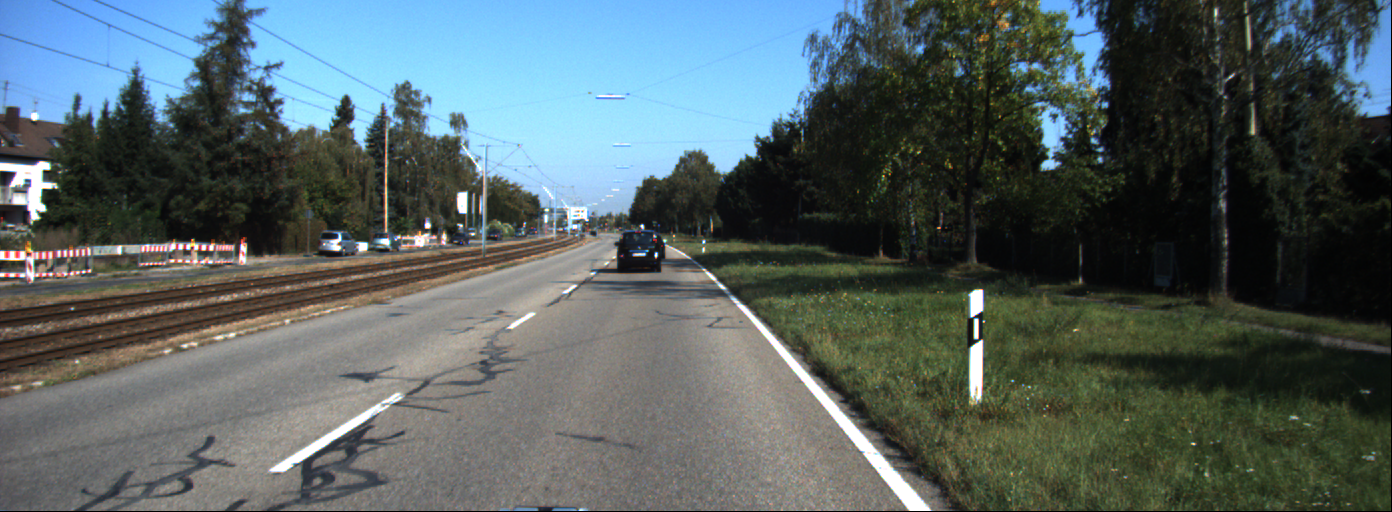
#> input picture media/input/image_data01/0000000000.png, 1392 x 512 px, given in place of Video1.mp4, which was not available
$ python Lane_Detection.py   (older library calls are emulated)
#> lines starting #> are read from the running program, lines starting #| are printed output that depends on the picture; after the words box and inside, x2 and y2 are one past the last pixel; in counts of white or black regions, pixels touching at a corner belong together; pictures that were not available may be replaced by others from this repository, and a replacement may not be noted
import cv2
import numpy as np

#K = np.array([[1154.22732, 0, 671.627794], [0, 1148.18221, 386.046312], [0, 0, 1]])
#D = np.array([[-2.42565104e-01, -4.77893070e-02, -1.31388084e-03, -8.79107779e-05, 2.20573263e-02]])
K = np.array([[903.7596, 0, 695.7519], [0, 901.9653, 224.2509], [0, 0, 1]])
D = np.array([[-3.639558e-01, 1.788651e-01, 6.029694e-04, -3.922424e-04, -5.382460e-02]])


#cap = cv2.VideoCapture("Video2.mp4")
cap = cv2.VideoCapture("Video1.mp4")

w = int(cap.get(3))
h = int(cap.get(4))
fourcc = cv2.VideoWriter_fourcc(*'mp4v')
#fps = 29.97
fps = 15
dim = (w, h)

#out = cv2.VideoWriter('OutputLaneDetection2.mp4', fourcc, fps, dim)
out = cv2.VideoWriter('OutputLaneDetection1.mp4', fourcc, fps, dim)

font = cv2.FONT_HERSHEY_SIMPLEX


def thresh(img):
    global K, D
    img = cv2.undistort(img, K, D, None, K)

    k = np.ones((5, 5), np.uint8)
    hsv = cv2.cvtColor(img, cv2.COLOR_BGR2HLS)

    #m1 = cv2.inRange(hsv, np.array([10, 110, 18]), np.array([50, 200, 250]))
    m2 = cv2.inRange(hsv, np.array([0, 180, 0]), np.array([255, 255, 255]))
    m1 = cv2.inRange(hsv, np.array([0, 180, 0]), np.array([255, 255, 255]))

    # Remove noise with white color limits
    m1 = cv2.dilate(m1, k, iterations=1)
    m1 = cv2.morphologyEx(m1, cv2.MORPH_OPEN, k)
    m1 = cv2.erode(m1, k, iterations=1)

    # remove noise with yellow color limits
    m2 = cv2.dilate(m2, k, iterations=1)
    m2 = cv2.morphologyEx(m2, cv2.MORPH_CLOSE, k)
    m2 = cv2.erode(m2, k, iterations=1)

    # Combine both the masks
    mask = cv2.bitwise_or(m1, m2)

    # Get the points for the homography
    #ref = np.array([[0, 0], [400, 0], [400, 400], [0, 400]])
    #fimg = np.array([[598, 465], [721, 465], [1263, 700], [22, 700]])
    ref = np.array([[0, 0], [550, 0], [550, 550], [0, 550]])
    fimg = np.array([[530, 275], [780, 275], [1050, 420], [120, 420]])
    return ref, fimg, mask, m1

def lane_detection(fimg, ref, mask, img, m1):
    # Calculate the homography matrix
    H, _ = cv2.findHomography(fimg, ref, cv2.RANSAC, 3.0)

    #R1 = cv2.warpPerspective(mask, H, (400, 400))
    R1 = cv2.warpPerspective(m1, H, (600, 600))

    #R2 = cv2.warpPerspective(img, H, (400, 400))
    R2 = cv2.warpPerspective(img, H, (600, 600))

    # Find Histogram
    crop_lim = R1.shape[0] // 2
    hist = np.sum(R1[crop_lim:, :], axis=0)
    mp = np.int(hist.shape[0] / 2)
    sl = np.argmax(hist[:mp])
    sr = np.argmax(hist[mp:]) + mp

    xleft = []
    yleft = []
    xright = []
    yright = []
    st1 = sl
    st2 = sr

    # Plotting lane lines using calculated histogram
    for i in range(0, 100):
        s1 = st1
        s2 = st2
        xleft.append(st1)
        #yleft.append(400 - (2) * i)
        yleft.append(600 - (2) * i)
        xright.append(st2)
        #yright.append(400 - (2) * i)
        yright.append(600 - (2) * i)

        #hist2 = np.sum(R1[400 - (2) * i - 2:400 - (2) * i, st2 - 30:st2 + 30], axis=0)
        #hist1 = np.sum(R1[400 - (2) * i - 2:400 - (2) * i, st1 - 30:st1 + 30], axis=0)
        hist1 = np.sum(R1[600 - (2) * i - 2:600 - (2) * i, st1 - 30:st1 + 30], axis=0)
        hist2 = np.sum(R1[600 - (2) * i - 2:600 - (2) * i, st2 - 30:st2 + 30], axis=0)

        if len(hist1) != 0:
            actual1 = np.argmax(hist1) + st1 - 30
            st1 = actual1
            if np.argmax(hist1) == 0:
                st1 = s1
        if len(hist2) != 0:
            actual2 = np.argmax(hist2) + st2 - 30
            st2 = actual2
            if np.argmax(hist2) == 0:
                st2 = s2

        leftpoints = np.array([np.transpose(np.vstack([xleft, yleft]))])
        rightpoints = np.array([np.transpose(np.vstack([xright, yright]))])

        cv2.line(R2, (xleft[len(xleft) - 1], yleft[len(yleft) - 1]), (xright[len(xright) - 1], yright[len(yright) - 1]), [255, 0, 0], 10)

        cv2.polylines(R2, np.int32([leftpoints]), 20, (255, 0, 0))
        cv2.polylines(R2, np.int32([rightpoints]), 20, (255, 0, 0))

    # Plotting the edges of the lane
    for i in range(len(xleft)):
        cv2.circle(R2, (xleft[i], yleft[i]), 3, [0, 69, 255], -1)
        cv2.circle(R2, (xright[i], yright[i]), 3, [0, 69, 255], -1)

    return xleft, xright, yleft, yright, img, H, R2

def direction(xleft, xright, yleft, yright, img):
    global font

    # Calculate the mid points of the lanes
    mid = np.array(
        [(xleft[len(xleft) - 1], yleft[len(yleft) - 1]), (xright[len(xright) - 1], yright[len(yright) - 1]), (xleft[len(xleft) - 2], yleft[len(yleft) - 2]),
         (xright[len(xright) - 2], yright[len(yright) - 2])], np.int32)
    midline = np.mean(mid) / 2

    #center_max = 107
    #center_min = 77
    center_max = 170
    center_min = 140

    # Finding the direction of lanes
    if midline > center_max:
        cv2.putText(img, 'Lane Direction: Right', (50, 50), font, 1, (0, 0, 255), 3, cv2.LINE_AA)
    elif midline < center_min:
        cv2.putText(img, 'Lane Direction: Left', (50, 50), font, 1, (0, 0, 255), 3, cv2.LINE_AA)
    else:
        cv2.putText(img, 'Lane Direction: Straight', (50, 50), font, 1, (0, 0, 255), 3, cv2.LINE_AA)
    return img

def warp(homo, img, dup):
    # Creating a warp using the homography matrix, original image and mask
    coor = np.indices((dup.shape[1], dup.shape[0]))
    coor = coor.reshape(2, -1)
    coor = np.vstack((coor, np.ones(coor.shape[1])))
    xt, yt = coor[0], coor[1]
    warp_coor = homo @ coor
    x, y, z = warp_coor[0, :] / warp_coor[2, :], warp_coor[1, :] / warp_coor[2, :], warp_coor[2, :] / warp_coor[2, :]
    xt, yt = xt.astype(int), yt.astype(int)
    x, y = x.astype(int), y.astype(int)

    if x.all() >= 0 and x.all() < 1392 and y.all() >= 0 and y.all() < 512:
        img[y, x] = dup[yt, xt]
    return img

while (cap.isOpened()):
    _, frame = cap.read()
#> frame is the input picture: shape (512, 1392, 3); mean B, G, R 97.6, 97, 84.2
    if frame is not None:

        # Get the masks
        ref_image, img_frame, mask, m1 = thresh(frame)
#> in thresh, `m2 = cv2.inRange(hsv, np.array([0, 180, 0]), np.array([255, 255, 255]))`:
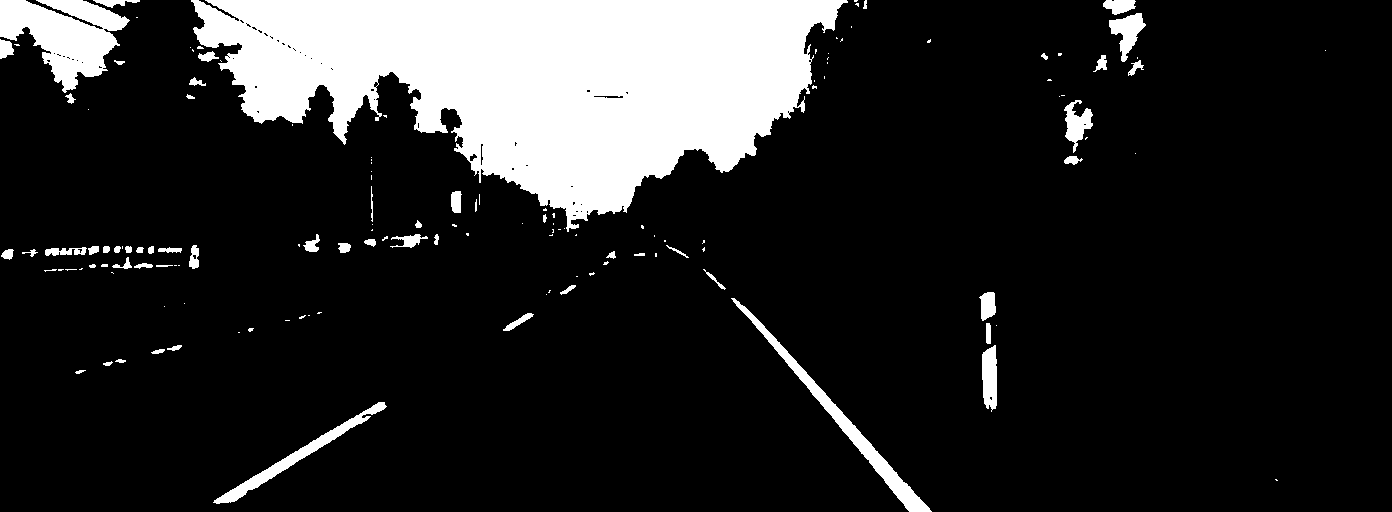
#> m2: shape (512, 1392); 15% white; 139 white regions (80 under 20 px), largest, box (x1, y1, x2, y2) and area: (191, 0, 848, 232) 87621, (0, 0, 130, 93) 6624, (731, 298, 932, 512) 3064
#> in thresh, `m2 = cv2.erode(m2, k, iterations=1)`:
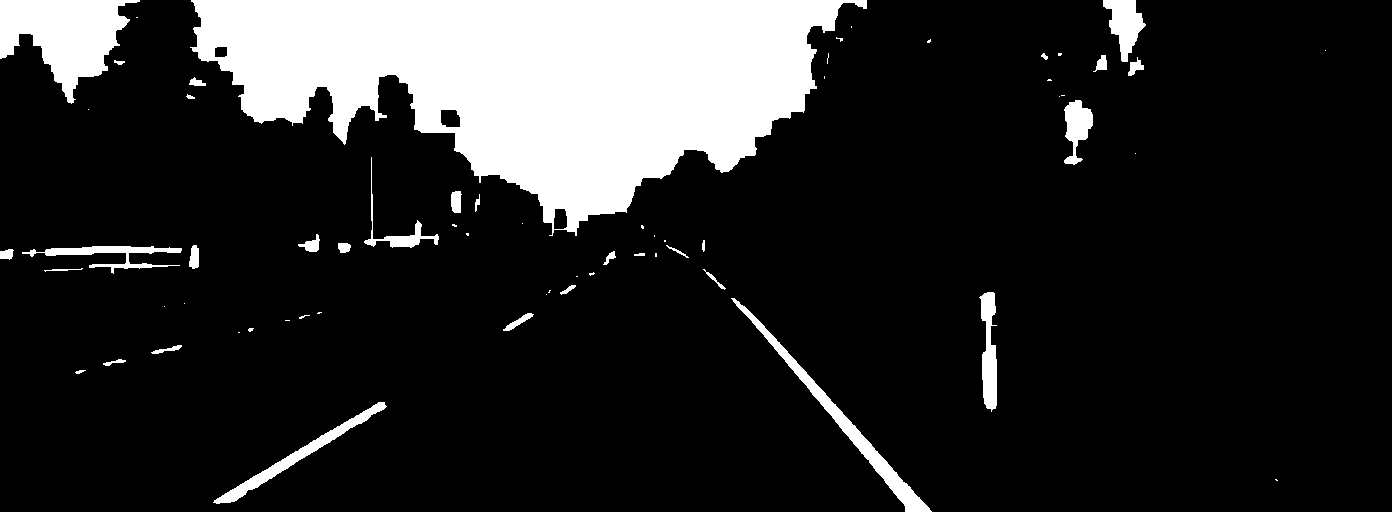
#> m2: shape (512, 1392); 15.6% white; 64 white regions (32 under 20 px), largest, box (x1, y1, x2, y2) and area: (190, 0, 867, 236) 90008, (0, 0, 140, 104) 7785, (731, 298, 932, 512) 3074
#> ref_image = [[0, 0], [550, 0], [550, 550], [0, 550]]; img_frame = [[530, 275], [780, 275], [1050, 420], [120, 420]]

        # Get the points making the lane.
        xl, xr, yl, yr, frame, H, res1 = lane_detection(img_frame, ref_image, mask, frame, m1)
#> in lane_detection, `H, _ = cv2.findHomography(fimg, ref, cv2.RANSAC, 3.0)`: H = [[-0.529, -1.5, 691.7], [3.87e-16, -3.39, 933.1], [7.62e-19, -0.00451, 1]]
#> in lane_detection, `R1 = cv2.warpPerspective(m1, H, (600, 600))`:
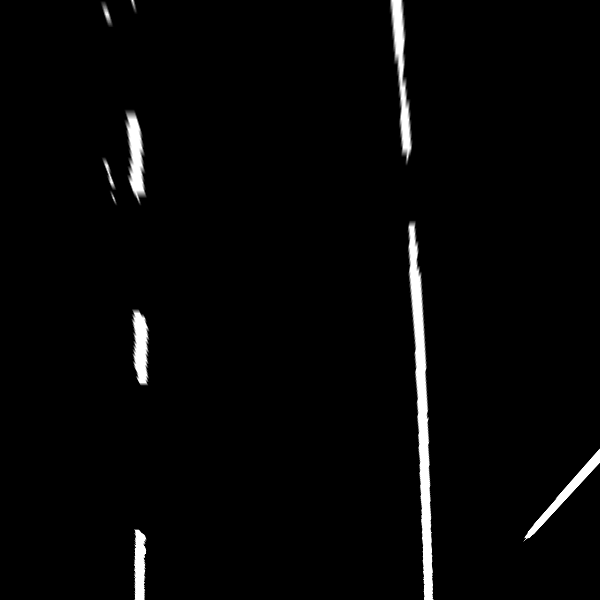
#> R1: shape (600, 600); min 0, max 255, mean 5.9
#> in lane_detection, `R2 = cv2.warpPerspective(img, H, (600, 600))`:
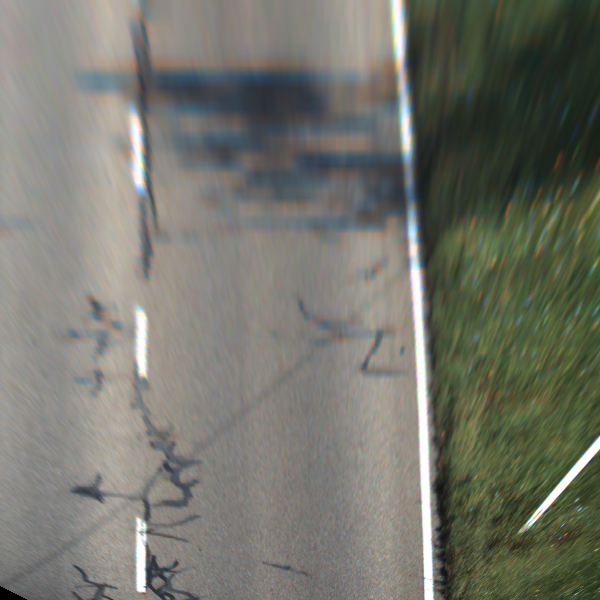
#> R2: shape (600, 600, 3); mean B, G, R 107.8, 117.3, 116.3
#> in lane_detection, `hist = np.sum(R1[crop_lim:, :], axis=0)`: hist = 600 values, max 66378 at index 424, min 0 at index 0, mean 2236.2
#> in lane_detection, `sl = np.argmax(hist[:mp])`: sl = 139
#> in lane_detection, `sr = np.argmax(hist[mp:]) + mp`: sr = 424
#> in lane_detection, `st1 = sl`: st1 = 139
#> in lane_detection, `st2 = sr`: st2 = 424
#> the loop in lane_detection, `for i in range(0, 100):` made 100 passes
#> (s1, s2, actual1, actual2, leftpoints, rightpoints) on passes 1 to 3: (139, 424, 136, 425, [[139, 600]], [[424, 600]]), (136, 425, 135, 425, [[139, 600], [136, 598]], [[424, 600], [425, 598]]), (135, 425, 135, 425, [[139, 600], [136, 598], [135, 596]], [[424, 600], [425, 598], [425, 596]])
#> after the loop in lane_detection, `for i in range(0, 100):`:
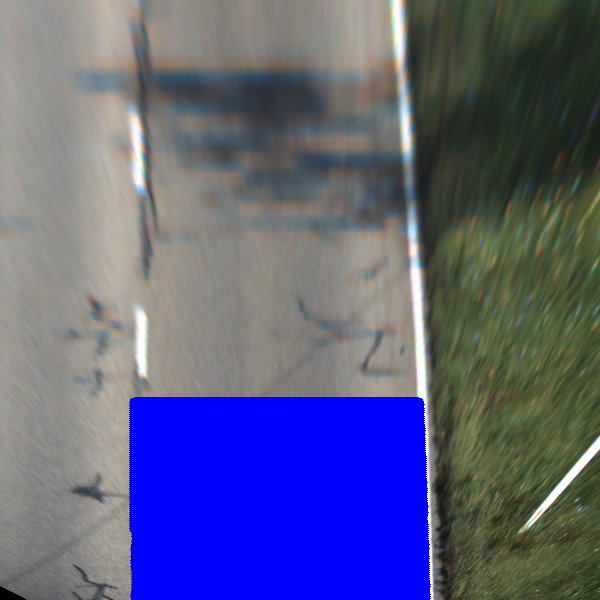
#> R2: shape (600, 600, 3); 16.76% of pixels changed, all inside (x1, y1, x2, y2) = (129, 397, 431, 600)
#> after the loop in lane_detection, `for i in range(0, 100):`: xleft = 100 values, max 139 at index 0, min 134 at index 36, mean 134.7; xright = 100 values, max 425 at index 1, min 418 at index 93, mean 421.8; yleft = 100 values, max 600 at index 0, min 402 at index 99, mean 501; yright has the same summary as yleft
#> the loop in lane_detection, `for i in range(len(xleft)):` made 100 passes
#> after the loop in lane_detection, `for i in range(len(xleft)):`:
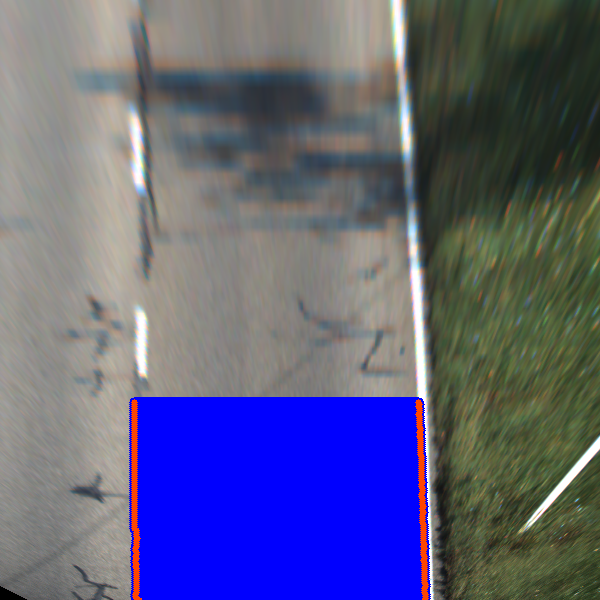
#> R2: shape (600, 600, 3); 0.68% of pixels changed, all inside (x1, y1, x2, y2) = (131, 399, 429, 600)
#> xl has the same summary as xleft in lane_detection; xr has the same summary as xright in lane_detection; yl has the same summary as yleft in lane_detection; yr has the same summary as yleft in lane_detection

        # Get the direction of the lane
        frame = direction(xl, xr, yl, yr, frame)
#> in direction, `mid = np.array( [(xleft[len(xleft) - 1], yleft[len(yleft) - 1]), (xrig..`: mid = [[134, 402], [418, 402], [134, 404], [419, 404]]
#> in direction, `midline = np.mean(mid) / 2`: midline = 169.8

        # Map the lane back to the main image
        frame = warp(np.linalg.inv(H), frame, res1)
#> in warp, `img[y, x] = dup[yt, xt]`:
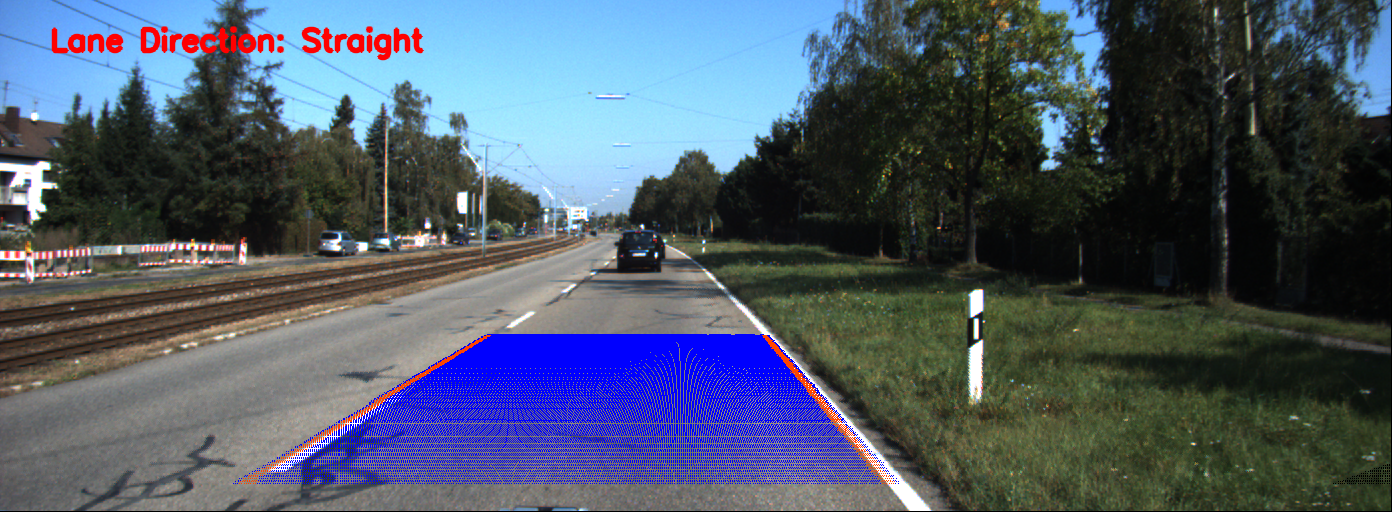
#> img: shape (512, 1392, 3); mean B, G, R 103.2, 88.1, 77.6

        cv2.imshow("Lane Detection", frame)
        out.write(frame)

        k = cv2.waitKey(1) & 0xFF == ord('q')
#> (key q is pressed here)
        if k == 27:
            break
    else:
        break

out.release()
cap.release()
cv2.destroyAllWindows()

$ run again, on media/input/image_data01/0000000003.png
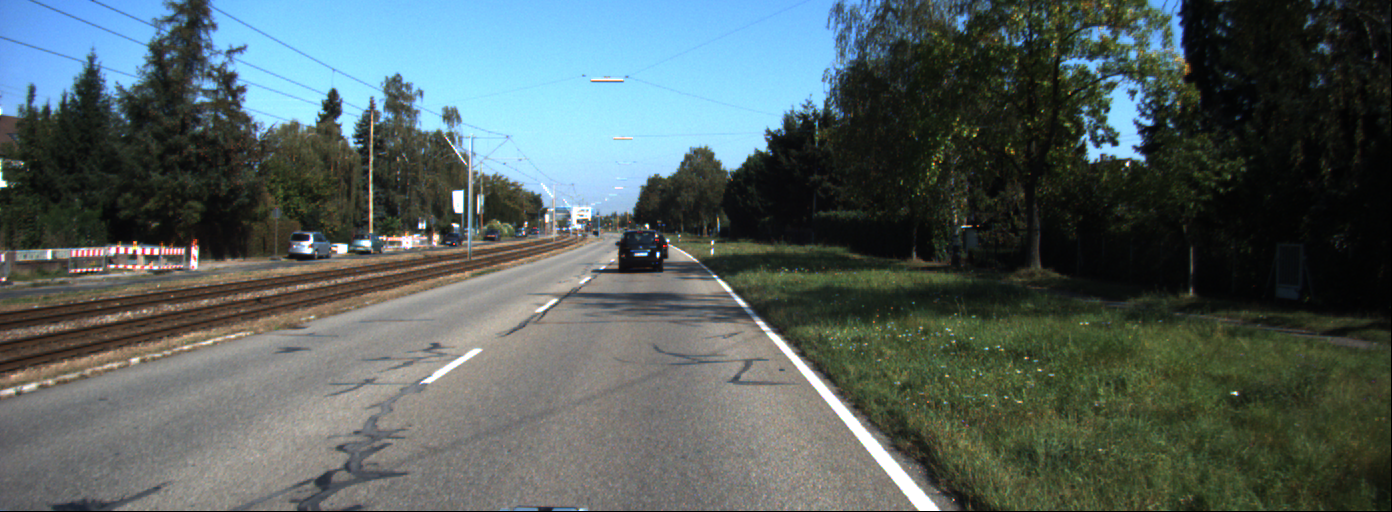
#> input picture media/input/image_data01/0000000003.png, 1392 x 512 px, given in place of Video1.mp4, which was not available
#> frame is the input picture: shape (512, 1392, 3); mean B, G, R 95, 95.9, 83.1
#> hsv: shape (512, 1392, 3); mean of channels 0, 1, 2 59.2, 92.1, 69.9
#> ref_image = [[0, 0], [550, 0], [550, 550], [0, 550]]; img_frame = [[530, 275], [780, 275], [1050, 420], [120, 420]]
#> in lane_detection, `H, _ = cv2.findHomography(fimg, ref, cv2.RANSAC, 3.0)`: H = [[-0.529, -1.5, 691.7], [3.87e-16, -3.39, 933.1], [7.62e-19, -0.00451, 1]]
#> hist = 600 values, max 58515 at index 428, min 0 at index 0, mean 1439.7
#> sl = 143
#> sr = 428
#> in lane_detection, `st1 = sl`: st1 = 143
#> in lane_detection, `st2 = sr`: st2 = 428
#> the loop in lane_detection, `for i in range(0, 100):` made 100 passes
#> (s1, s2, actual1, actual2, leftpoints, rightpoints) on passes 1 to 3: (143, 428, 113, 429, [[143, 600]], [[428, 600]]), (143, 429, 113, 429, [[143, 600], [143, 598]], [[428, 600], [429, 598]]), (143, 429, 113, 428, [[143, 600], [143, 598], [143, 596]], [[428, 600], [429, 598], [429, 596]])
#> after the loop in lane_detection, `for i in range(0, 100):`: xleft = 100 values, max 143 at index 0, min 111 at index 33, mean 136.9; xright = 100 values, max 429 at index 1, min 422 at index 97, mean 426.4; yleft = 100 values, max 600 at index 0, min 402 at index 99, mean 501; yright has the same summary as yleft
#> the loop in lane_detection, `for i in range(len(xleft)):` made 100 passes
#> after the loop in lane_detection, `for i in range(len(xleft)):`:
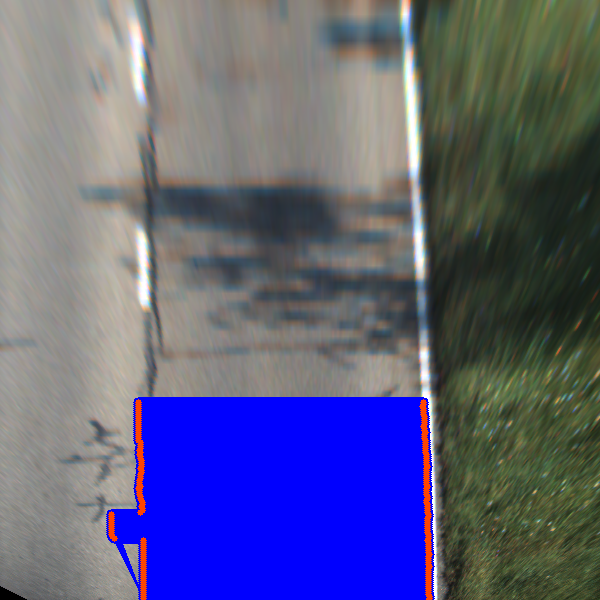
#> R2: shape (600, 600, 3); mean B, G, R 128, 95.2, 94.9
#> `xl, xr, yl, yr, frame, H, res1 = lane_detection(img_frame, ref_image, ..`: xl has the same summary as xleft in lane_detection; xr has the same summary as xright in lane_detection; yl has the same summary as yleft in lane_detection; yr has the same summary as yleft in lane_detection
#> mid = [[138, 402], [423, 402], [138, 404], [423, 404]]
#> midline = 170.9
#> in warp, `img[y, x] = dup[yt, xt]`:
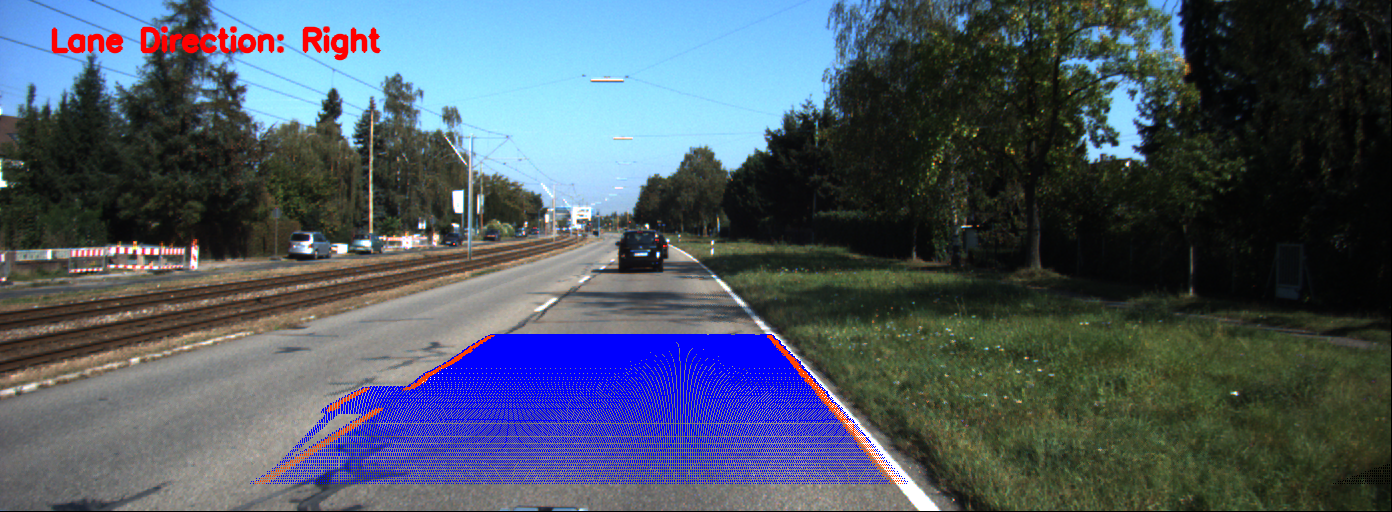
#> img: shape (512, 1392, 3); mean B, G, R 100.8, 86.8, 76.1
